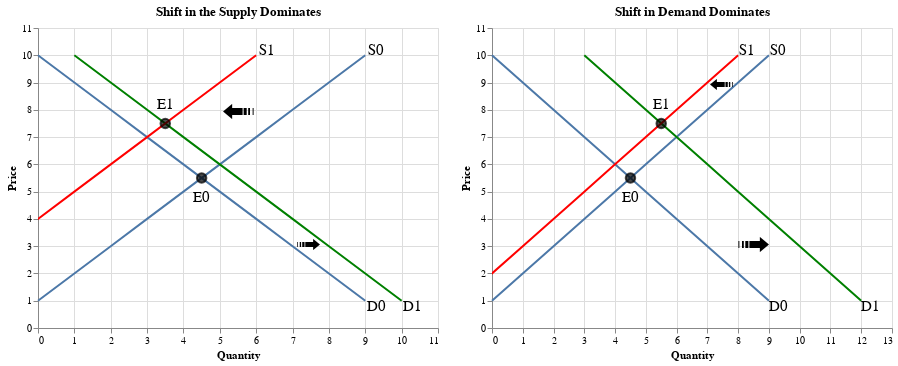

The notebook cell this image was saved under:
### Code cell
alt.hconcat(fig_eq1, fig_eq2)

### Figure 1 — Vega-Lite specification as saved in the notebook (floating-point values rounded to 4 significant figures)
{"config": {"view": {"continuousWidth": 400, "continuousHeight": 300}}, "hconcat": [{"layer": [{"data": {"name": "data-28b2a92f7d55f229ff089ca64b0edc33"}, "mark": "line", "encoding": {"x": {"type": "quantitative", "field": "qd", "scale": {"domain": [0, 11]}, "title": "Quantity"}, "y": {"type": "quantitative", "field": "price", "scale": {"domain": [0, 11]}, "title": "Price"}}}, {"data": {"name": "data-8fa3654afe9b73c7b2397fc750b88e49"}, "mark": "line", "encoding": {"x": {"type": "quantitative", "field": "qs", "scale": {"domain": [0, 11]}, "title": "Quantity"}, "y": {"type": "quantitative", "field": "price", "scale": {"domain": [0, 11]}, "title": "Price"}}}, {"data": {"name": "data-28b2a92f7d55f229ff089ca64b0edc33"}, "mark": {"type": "line", "clip": true, "color": "green"}, "encoding": {"x": {"type": "quantitative", "field": "qd2", "scale": {"domain": [0, 11]}, "title": "Quantity"}, "y": {"type": "quantitative", "field": "price", "scale": {"domain": [0, 11]}, "title": "Price"}}}, {"data": {"name": "data-8fa3654afe9b73c7b2397fc750b88e49"}, "mark": {"type": "line", "clip": true, "color": "red"}, "encoding": {"x": {"type": "quantitative", "field": "qs2", "scale": {"domain": [0, 11]}, "title": "Quantity"}, "y": {"type": "quantitative", "field": "price", "scale": {"domain": [0, 11]}, "title": "Price"}}}, {"data": {"name": "data-b223361dd4cf72e808ad592c0b228d17"}, "mark": {"type": "point", "color": "black", "fill": "black", "size": 90}, "encoding": {"x": {"type": "quantitative", "field": "q"}, "y": {"type": "quantitative", "field": "price"}}}, {"data": {"name": "data-546d09b54391685060662510406590a4"}, "mark": {"type": "text", "fontSize": 15, "text": "D0"}, "encoding": {"x": {"type": "quantitative", "field": "x"}, "y": {"type": "quantitative", "field": "y"}}}, {"data": {"name": "data-fe59dcc6672c1fa63216bff38e8d5a3a"}, "mark": {"type": "text", "fontSize": 15, "text": "D1"}, "encoding": {"x": {"type": "quantitative", "field": "x"}, "y": {"type": "quantitative", "field": "y"}}}, {"data": {"name": "data-ed873461cded8c829cff39f49bf08214"}, "mark": {"type": "text", "fontSize": 15, "text": "S0"}, "encoding": {"x": {"type": "quantitative", "field": "x"}, "y": {"type": "quantitative", "field": "y"}}}, {"data": {"name": "data-a0f48b94740bf3db069e0a9fb17fff46"}, "mark": {"type": "text", "fontSize": 15, "text": "S1"}, "encoding": {"x": {"type": "quantitative", "field": "x"}, "y": {"type": "quantitative", "field": "y"}}}, {"data": {"name": "data-1f614b8c422b7b5c149afc6caf22f4a4"}, "mark": {"type": "text", "fontSize": 30, "text": "➟"}, "encoding": {"x": {"type": "quantitative", "field": "x"}, "y": {"type": "quantitative", "field": "y"}}}, {"data": {"name": "data-de99a13f3fcd46920eabef728d06eb3d"}, "mark": {"type": "text", "angle": 180, "fontSize": 40, "text": "➟"}, "encoding": {"x": {"type": "quantitative", "field": "x"}, "y": {"type": "quantitative", "field": "y"}}}, {"data": {"name": "data-4bac3e7e484d72dfeb037af436416b56"}, "mark": {"type": "text", "fontSize": 15, "text": "E0"}, "encoding": {"x": {"type": "quantitative", "field": "x"}, "y": {"type": "quantitative", "field": "y"}}}, {"data": {"name": "data-d8a0d660ca5097f38f5ca6915937d4f8"}, "mark": {"type": "text", "fontSize": 15, "text": "E1"}, "encoding": {"x": {"type": "quantitative", "field": "x"}, "y": {"type": "quantitative", "field": "y"}}}], "title": "Shift in the Supply Dominates"}, {"layer": [{"data": {"name": "data-3e0bc3a4e4a6039ca28b7097df59015a"}, "mark": "line", "encoding": {"x": {"type": "quantitative", "field": "qd", "scale": {"domain": [0, 13]}, "title": "Quantity"}, "y": {"type": "quantitative", "field": "price", "scale": {"domain": [0, 11]}, "title": "Price"}}}, {"data": {"name": "data-f80ba82c82c08a0bb02c0e0e7def7fb4"}, "mark": "line", "encoding": {"x": {"type": "quantitative", "field": "qs", "scale": {"domain": [0, 13]}, "title": "Quantity"}, "y": {"type": "quantitative", "field": "price", "scale": {"domain": [0, 11]}, "title": "Price"}}}, {"data": {"name": "data-3e0bc3a4e4a6039ca28b7097df59015a"}, "mark": {"type": "line", "clip": true, "color": "green"}, "encoding": {"x": {"type": "quantitative", "field": "qd2", "scale": {"domain": [0, 13]}, "title": "Quantity"}, "y": {"type": "quantitative", "field": "price", "scale": {"domain": [0, 11]}, "title": "Price"}}}, {"data": {"name": "data-f80ba82c82c08a0bb02c0e0e7def7fb4"}, "mark": {"type": "line", "clip": true, "color": "red"}, "encoding": {"x": {"type": "quantitative", "field": "qs2", "scale": {"domain": [0, 13]}, "title": "Quantity"}, "y": {"type": "quantitative", "field": "price", "scale": {"domain": [0, 11]}, "title": "Price"}}}, {"data": {"name": "data-3181528d9181499aa370e2d3b3ed6a0c"}, "mark": {"type": "point", "color": "black", "fill": "black", "size": 90}, "encoding": {"x": {"type": "quantitative", "field": "q"}, "y": {"type": "quantitative", "field": "price"}}}, {"data": {"name": "data-546d09b54391685060662510406590a4"}, "mark": {"type": "text", "fontSize": 15, "text": "D0"}, "encoding": {"x": {"type": "quantitative", "field": "x"}, "y": {"type": "quantitative", "field": "y"}}}, {"data": {"name": "data-ca0919b1d6f12d0bf4b5a7bc6e6f93bd"}, "mark": {"type": "text", "fontSize": 15, "text": "D1"}, "encoding": {"x": {"type": "quantitative", "field": "x"}, "y": {"type": "quantitative", "field": "y"}}}, {"data": {"name": "data-ed873461cded8c829cff39f49bf08214"}, "mark": {"type": "text", "fontSize": 15, "text": "S0"}, "encoding": {"x": {"type": "quantitative", "field": "x"}, "y": {"type": "quantitative", "field": "y"}}}, {"data": {"name": "data-3249062c6436efcd3046e86540f07cda"}, "mark": {"type": "text", "fontSize": 15, "text": "S1"}, "encoding": {"x": {"type": "quantitative", "field": "x"}, "y": {"type": "quantitative", "field": "y"}}}, {"data": {"name": "data-ebe63ce7af9579c1e46e223e4fd1859e"}, "mark": {"type": "text", "fontSize": 40, "text": "➟"}, "encoding": {"x": {"type": "quantitative", "field": "x"}, "y": {"type": "quantitative", "field": "y"}}}, {"data": {"name": "data-f0baf039056e0aae502c63909534514a"}, "mark": {"type": "text", "angle": 180, "fontSize": 30, "text": "➟"}, "encoding": {"x": {"type": "quantitative", "field": "x"}, "y": {"type": "quantitative", "field": "y"}}}, {"data": {"name": "data-4bac3e7e484d72dfeb037af436416b56"}, "mark": {"type": "text", "fontSize": 15, "text": "E0"}, "encoding": {"x": {"type": "quantitative", "field": "x"}, "y": {"type": "quantitative", "field": "y"}}}, {"data": {"name": "data-3f6b944bf4481f53142be1635c7dff9c"}, "mark": {"type": "text", "fontSize": 15, "text": "E1"}, "encoding": {"x": {"type": "quantitative", "field": "x"}, "y": {"type": "quantitative", "field": "y"}}}], "title": "Shift in Demand Dominates"}], "$schema": "https://vega.github.io/schema/vega-lite/v4.8.1.json", "datasets": {"data-28b2a92f7d55f229ff089ca64b0edc33": [{"price": 1, "qd": 9, "qd2": 10}, {"price": 2, "qd": 8, "qd2": 9}, {"price": 3, "qd": 7, "qd2": 8}, {"price": 4, "qd": 6, "qd2": 7}, {"price": 5, "qd": 5, "qd2": 6}, {"price": 6, "qd": 4, "qd2": 5}, {"price": 7, "qd": 3, "qd2": 4}, {"price": 8, "qd": 2, "qd2": 3}, {"price": 9, "qd": 1, "qd2": 2}, {"price": 10, "qd": 0, "qd2": 1}], "data-8fa3654afe9b73c7b2397fc750b88e49": [{"price": 1, "qs": 0, "qs2": -3}, {"price": 2, "qs": 1, "qs2": -2}, {"price": 3, "qs": 2, "qs2": -1}, {"price": 4, "qs": 3, "qs2": 0}, {"price": 5, "qs": 4, "qs2": 1}, {"price": 6, "qs": 5, "qs2": 2}, {"price": 7, "qs": 6, "qs2": 3}, {"price": 8, "qs": 7, "qs2": 4}, {"price": 9, "qs": 8, "qs2": 5}, {"price": 10, "qs": 9, "qs2": 6}], "data-b223361dd4cf72e808ad592c0b228d17": [{"price": 5.5, "q": 4.5}, {"price": 7.5, "q": 3.5}], "data-546d09b54391685060662510406590a4": [{"x": 9.3, "y": 0.8}], "data-fe59dcc6672c1fa63216bff38e8d5a3a": [{"x": 10.3, "y": 0.8}], "data-ed873461cded8c829cff39f49bf08214": [{"x": 9.3, "y": 10.2}], "data-a0f48b94740bf3db069e0a9fb17fff46": [{"x": 6.3, "y": 10.2}], "data-1f614b8c422b7b5c149afc6caf22f4a4": [{"x": 7.45, "y": 3}], "data-de99a13f3fcd46920eabef728d06eb3d": [{"x": 5.5, "y": 8}], "data-4bac3e7e484d72dfeb037af436416b56": [{"x": 4.5, "y": 4.8}], "data-d8a0d660ca5097f38f5ca6915937d4f8": [{"x": 3.5, "y": 8.2}], "data-3e0bc3a4e4a6039ca28b7097df59015a": [{"price": 1, "qd": 9, "qd2": 12}, {"price": 2, "qd": 8, "qd2": 11}, {"price": 3, "qd": 7, "qd2": 10}, {"price": 4, "qd": 6, "qd2": 9}, {"price": 5, "qd": 5, "qd2": 8}, {"price": 6, "qd": 4, "qd2": 7}, {"price": 7, "qd": 3, "qd2": 6}, {"price": 8, "qd": 2, "qd2": 5}, {"price": 9, "qd": 1, "qd2": 4}, {"price": 10, "qd": 0, "qd2": 3}], "data-f80ba82c82c08a0bb02c0e0e7def7fb4": [{"price": 1, "qs": 0, "qs2": -1}, {"price": 2, "qs": 1, "qs2": 0}, {"price": 3, "qs": 2, "qs2": 1}, {"price": 4, "qs": 3, "qs2": 2}, {"price": 5, "qs": 4, "qs2": 3}, {"price": 6, "qs": 5, "qs2": 4}, {"price": 7, "qs": 6, "qs2": 5}, {"price": 8, "qs": 7, "qs2": 6}, {"price": 9, "qs": 8, "qs2": 7}, {"price": 10, "qs": 9, "qs2": 8}], "data-3181528d9181499aa370e2d3b3ed6a0c": [{"price": 5.5, "q": 4.5}, {"price": 7.5, "q": 5.5}], "data-ca0919b1d6f12d0bf4b5a7bc6e6f93bd": [{"x": 12.3, "y": 0.8}], "data-3249062c6436efcd3046e86540f07cda": [{"x": 8.3, "y": 10.2}], "data-ebe63ce7af9579c1e46e223e4fd1859e": [{"x": 8.5, "y": 3}], "data-f0baf039056e0aae502c63909534514a": [{"x": 7.45, "y": 9}], "data-3f6b944bf4481f53142be1635c7dff9c": [{"x": 5.5, "y": 8.2}]}}
